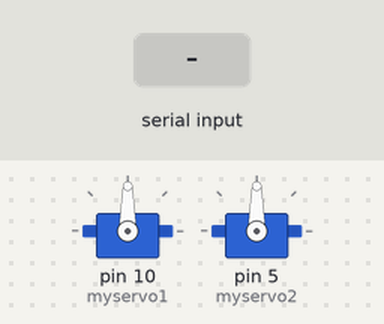
A sketch run on a simulated Arduino Uno, built with avr-gcc and run on an emulated ATmega328P. On the bench: 2 × servo. The test bench sets the inputs (shaded band).

Above: at 1.2 s.
1.3 s: "servo1\n" received over Serial
At 2.6 s:
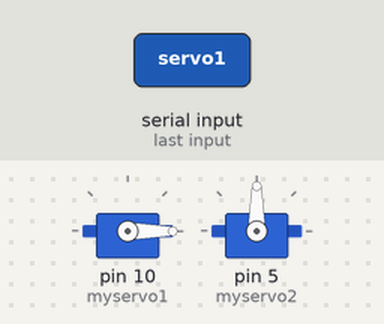
3.8 s: "servo2\n" received over Serial
At 5.8 s:
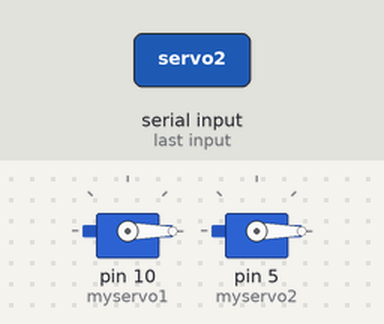
Timing chart, 0 to 7.3 s (numbered marks = the images above; inputs shaded):
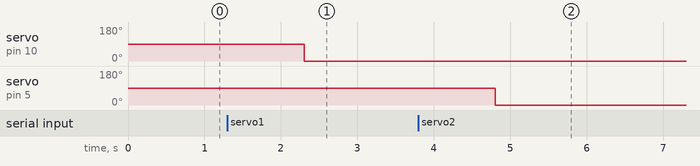

The sketch:

EETG3024_Lab_9_Corey_Biluk.ino
```cpp
// EETG 3024 Advanced Embedded Stystems
// Lab 9 - RPI Communication with Arduino
// Corey Biluk | W0425561
// March 1, 2021

#include <Servo.h>

// Create Servo objects
Servo myservo1;
Servo myservo2;

// Variables
int val1 = 0;             // Initial values for servo1
int val2 = 0;             // Initial values for servo2
String servo_num;         // Variable to determine if comms are for servo 1 or 2
String pos_data;          // Variable to hold position data transfered from Pi


void setup() {
  Serial.begin(9600);     // Initialize Serial monitor/communications
  myservo1.attach(10);    // Attach servos to their digital pins on the Arduino
  myservo2.attach(5);     // Attach servos to their digital pins on the Arduino
}

void loop() {
  if(Serial.available() >0)                     // Wait for serial comm to be given an input
  {
    servo_num = Serial.readStringUntil('\n');   // Read serial comms up to "\n" and store in variable

    if (servo_num == "servo1")                  // if comms are for servo 1 do:
    {
      pos_data = Serial.readStringUntil('\n');  // read position data and store in variable
      val1 = pos_data.toInt();                  // convert from string to int
      myservo1.write(val1);                     // write int value to servo
    }

    if (servo_num == "servo2")                  // if comms are for servo 2 do:
    {
      pos_data = Serial.readStringUntil('\n');  // read position data and store in variable
      val2 = pos_data.toInt();                  // convert from string to int
      myservo2.write(val2);                     // write int value to servo 2
    }

    Serial.flush();                              // Clear serial communication line
    delay(500);

  }
}
```

Measured:
- after the input at 1.3 s, servo on pin 10 (myservo1): 90° → 0° after 1.0 s
- after the input at 3.8 s, servo on pin 5 (myservo2): 90° → 0° after 1.0 s
